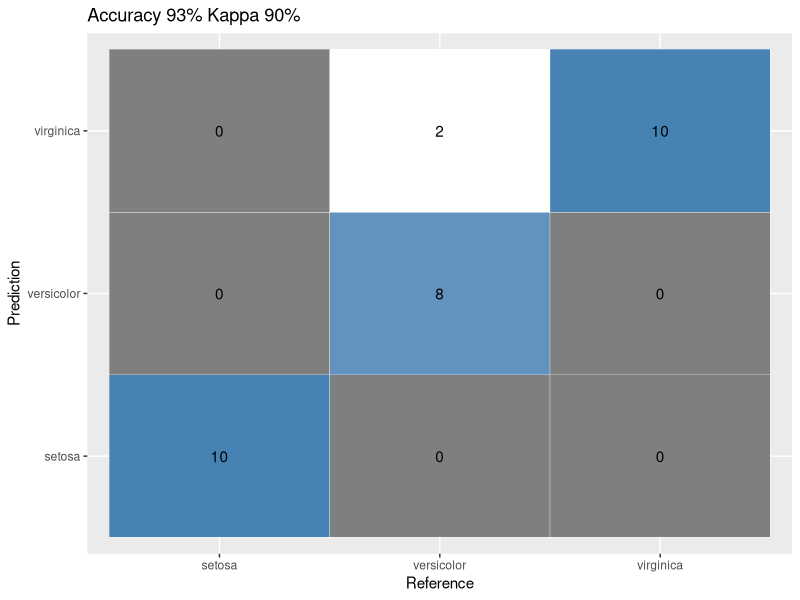

Here is the R script that generated this plot:
## ---- chunk 1
#| label: load_packages
#| echo: true
#| message: false
library(e1071)
library(caTools)
library(ggplot2)
library(scales)
library(caret)
## ---- chunk 2
#| label: classification

# train and test data
iris$spl <- caTools::sample.split(iris, SplitRatio = 0.8)
train <- subset(iris, iris$spl == TRUE)
test <- subset(iris, iris$spl == FALSE)

iris_nb <- naiveBayes(Species ~ ., data = train)
nb_train_predict <- predict(iris_nb, test[, names(test) != "Species"])

cfm <- confusionMatrix(nb_train_predict, test$Species)
cfm
## ---- chunk 3
#| label: plot_confusion
#| fig-alt: function for plotting confusion matrix
ggplot_confusion_matrix <- function(cfm) {
  mytitle <- paste("Accuracy", percent_format() (cfm$overall[1]),
                   "Kappa", percent_format() (cfm$overall[2]))
  p <-
    ggplot(data = as.data.frame(cfm$table),
           aes(x = Reference, y = Prediction)) +
    geom_tile(aes(fill = log(Freq)), colour = "white") +
    scale_fill_gradient(low = "white", high = "steelblue") +
    geom_text(aes(x = Reference, y = Prediction, label = Freq)) +
    theme(legend.position = "none") +
    ggtitle(mytitle)
  return(p)
}
## ---- chunk 4
ggplot_confusion_matrix(cfm)
